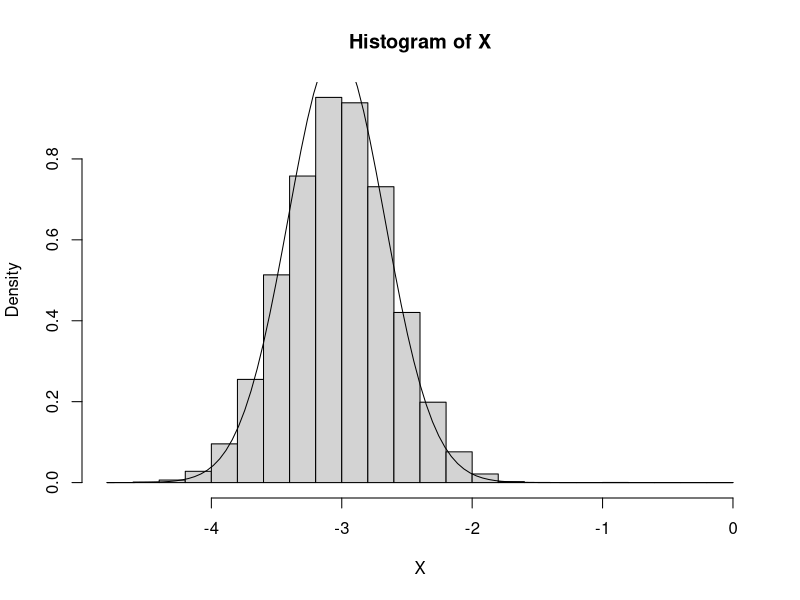

Write the R code that produced this figure.
## ---- chunk 1
N <- 100 # sample size
trueX <- -3 # set parameters of the normal distribution of Y
sigma_y <- 4
y <- rnorm(N, mean = trueX, sd = sigma_y) # get sample of r.v. Y

sigma_x <- 1 # sigma of prior density
M <- 100000 # steps of Markov chain
X <- numeric(M) # create Markov chain
delta <- 1/N # step size
m <- 10 # set subsample size

## simulate Markov Chain
X[1] <- 0 # set initial state
for(n in 1:(M-1)){
  Sm <- sample(y, size = m) # get subsample of size m of the observations y
  # estimate gradient
  gradient_est <- N/m*sum(Sm)/sigma_y^2 - X[n]*(1/sigma_x^2 + N/sigma_y^2) 
  X[n+1] <- X[n] + delta/2*gradient_est + sqrt(delta)*rnorm(1) # update chain
}
# create histogram of Markov chain and add the true posterior density
hist(X, freq = FALSE)
sigma <- (1/sigma_x^2 + N/sigma_y^2)^(-1/2) # parameters of the posterior based on the sample y
mu <- mean(y)*N/(sigma_y^2/sigma_x^2 + N)
curve(1/sqrt(2*pi*sigma^2)*exp(-(x-mu)^2/(2*sigma^2)), add = TRUE) 
